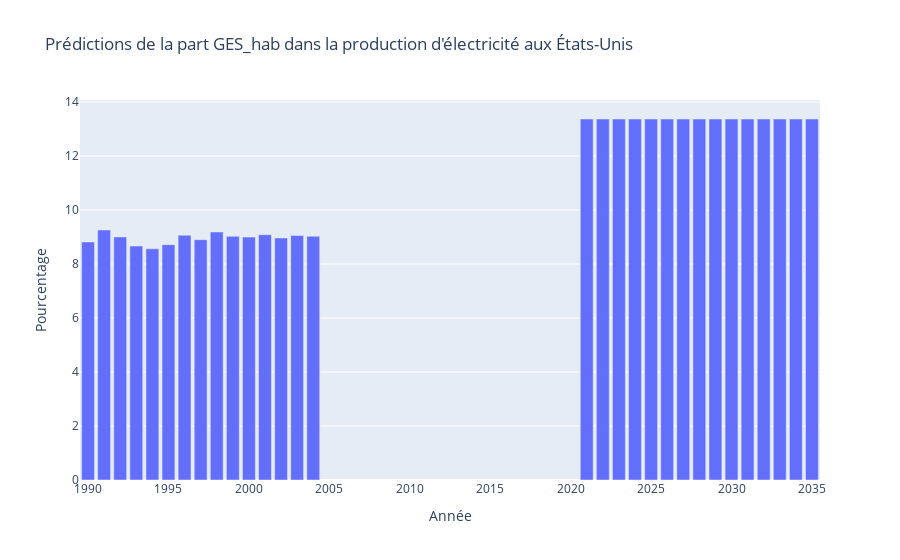

The notebook cell this image was saved under:
### Code cell
# Créer un graphique à barres pour les prédictions
fig = px.bar(co2, x='annee', y='GES_hab', title='Prédictions de la part GES_hab dans la production d\'électricité aux États-Unis')
fig.update_layout(xaxis_title='Année', yaxis_title='Pourcentage')
fig.show()

### Figure 1 — Plotly figure (JSON) as saved in the notebook; plotly's stock layout.template omitted (floating-point values rounded to 4 significant figures)
{"data": [{"alignmentgroup": "True", "hovertemplate": "annee=%{x}<br>GES_hab=%{y}<extra></extra>", "legendgroup": "", "marker": {"color": "#636efa", "pattern": {"shape": ""}}, "name": "", "offsetgroup": "", "orientation": "v", "showlegend": false, "textposition": "auto", "type": "bar", "x": [1990, 1991, 1992, 1993, 1994, 1995, 1996, 1997, 1998, 1999, 2000, 2001, 2002, 2003, 2004, 2021, 2022, 2023, 2024, 2025, 2026, 2027, 2028, 2029, 2030, 2031, 2032, 2033, 2034, 2035], "xaxis": "x", "y": [8.815, 9.26, 9.001, 8.665, 8.563, 8.717, 9.067, 8.902, 9.186, 9.024, 8.995, 9.087, 8.964, 9.056, 9.025, 13.37, 13.37, 13.37, 13.37, 13.37, 13.37, 13.37, 13.37, 13.37, 13.37, 13.37, 13.37, 13.37, 13.37, 13.37], "yaxis": "y"}], "layout": {"barmode": "relative", "legend": {"tracegroupgap": 0}, "title": {"text": "Prédictions de la part GES_hab dans la production d'électricité aux États-Unis"}, "xaxis": {"anchor": "y", "domain": [0, 1], "title": {"text": "Année"}}, "yaxis": {"anchor": "x", "domain": [0, 1], "title": {"text": "Pourcentage"}}}}
